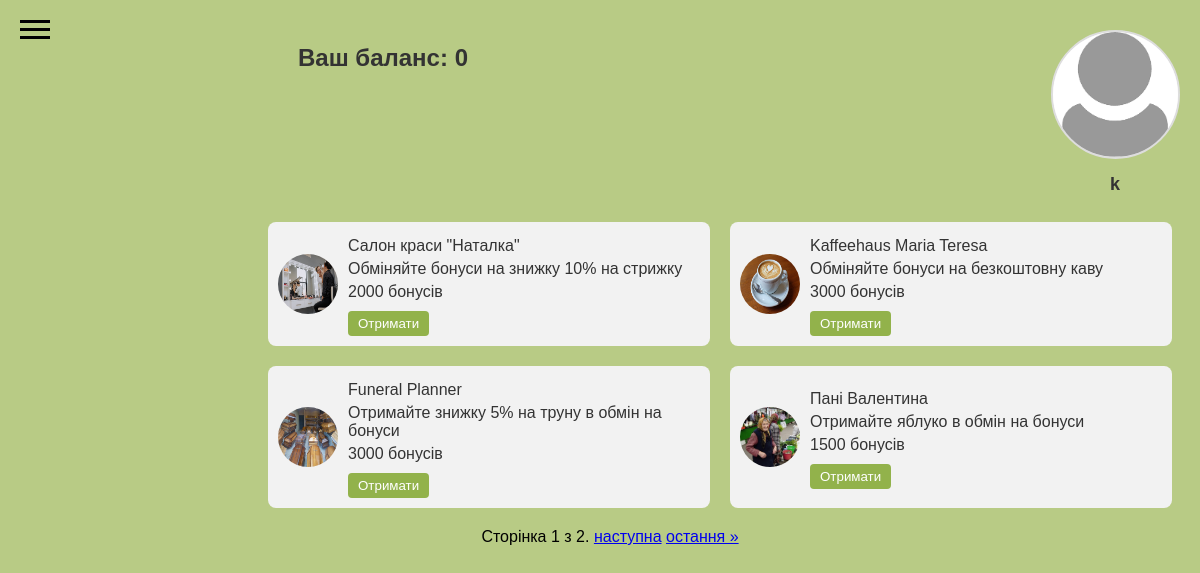
Page /partners/ (signed in) on the committed database.
### profiles/models.py (models this page shows)
class Profile(models.Model):
    user = models.OneToOneField(User, on_delete=models.CASCADE)
    avatar = models.ImageField(upload_to='avatars/', default='avatars/default.png')
    level = models.IntegerField(default=0)
    points_balance = models.IntegerField(default=0)
    completed_tasks_count = models.IntegerField(default=0)

### partners/models.py (models this page shows, shortened)
class PartnerStatus(models.Model):
    user = models.ForeignKey(User, on_delete=models.CASCADE)
    partner = models.ForeignKey(Partner, on_delete=models.CASCADE)
    status = models.CharField(max_length=50, default='not redeemed')
    timestamp = models.DateTimeField(auto_now_add=True)
    promocode = models.CharField(max_length=50, blank=True, null=True)

class Partner(models.Model):
    name = models.CharField(max_length=100)
    description = models.TextField(blank=True, null=True)
    image = models.ImageField(upload_to='partner_images/', blank=True, null=True)
    points_required = models.PositiveIntegerField()

### partners/views.py (the view)
# urls.py: path('', views.partner_list, name='partner_list'),
@login_required
def partner_list(request):
    partners = PartnerStatus.objects.filter(user=request.user)
    paginator = Paginator(partners, 4)
    page_number = request.GET.get('page')
    page_obj = paginator.get_page(page_number)
    return render(request, 'partners/index.html',
                  {'page_obj': page_obj,
                   'user_balance': request.user.profile.points_balance})

### templates/partners/index.html (shortened to what this page needs)
<!DOCTYPE html>
{% load static %}
<html lang="en">
<head>
    <link rel="stylesheet" href= "{% static 'partners/css/pop_up.css' %}">
    <link rel="stylesheet" href="{% static 'partners/css/index.css' %}">
    <link rel="stylesheet" href= "{% static 'sidebar.css' %}">
    <link rel="stylesheet" href= "{% static 'profile_btn.css' %}">
</head>
<body>
    {% include 'sidebar.html' %}
    {% include 'profile_btn.html' %}
    <div class="content">
        <h1>Ваш баланс: {{ user_balance }}</h1>
        <div class="items-grid">
            {% for partner_status in page_obj %}
                <div class="item-card">
                    <img src="{{ partner_status.partner.image.url }}" alt="{{ partner_status.partner.name }}">
                    <div class="item-info">
                        <p class="item-name">{{ partner_status.partner.name }}</p>
                        <p class="item-partner">{{ partner_status.partner.description }}</p>
                        <p class="item-points">{{ partner_status.partner.points_required }} бонусів</p>
                        <form method="post" action="{% url 'redeem' partner_status.id %}">
                            <button type="button"
                            onclick="confirmRedeeming(this.form)"
                            class="buy-btn"
                            {% if partner_status.status == 'redeemed' %}disabled{% endif %}>
                            Отримати
                            </button>
                        </form>
                    </div>
                </div>
            {% endfor %}
        </div>
        <div class="pagination">
            <span class="step-links">
                <span class="current">
                    Сторінка {{ page_obj.number }} з {{ page_obj.paginator.num_pages }}.
                </span>
                {% if page_obj.has_next %}
                    <a href="?page={{ page_obj.next_page_number }}">наступна</a>
                    <a href="?page={{ page_obj.paginator.num_pages }}">остання &raquo;</a>
                {% endif %}
            </span>
        </div>
    </div>
</body>
</html>

### templates/profile_btn.html
{% load static %}
<a href="{% url 'profile' %}">
    <div class="profile-container">
        <div class="profile-icon-container">
            <img src="{% if user.profile.avatar %}{{ user.profile.avatar.url }}{% else %}{% static 'images/default-avatar.png' %}{% endif %}" alt="Profile Icon" class="profile-icon">
        </div>
        <div class="profile-username-container">
            <span class="profile-username">{{ user.username }}</span>
        </div>
    </div>
</a>

### static/partners/css/index.css (style rules this page uses)
* { font-family: Arial, sans-serif; }
body { display: flex; height: 100vh; background-color: #b8cb85; }
.content { flex-grow: 1; margin-left: 20px; padding: 20px; }
.content h1 { font-size: 24px; color: #333; margin-bottom: 20px; margin-left: 250px; }
.items-grid { margin-top: 150px; margin-left: 220px; display: grid; grid-template-columns: repeat(2, 1fr); gap: 20px; }
.item-card { background-color: #f2f2f2; padding: 10px; border-radius: 8px; display: flex; align-items: center; }
.item-card img { width: 60px; height: 60px; border-radius: 50%; margin-right: 10px; }
.item-info { flex-grow: 1; }
.item-name, .item-partner, .item-points { margin: 5px 0; color: #333; }
.more-btn, .buy-btn { padding: 5px 10px; margin: 5px 5px 0 0; border: none; border-radius: 4px; cursor: pointer; }
.buy-btn { background-color: #92b24b; color: white; }
.pagination { margin-top: 20px; text-align: center; }

### static/profile_btn.css (style rules this page uses)
.profile-container { display: flex; flex-direction: column; align-items: center; width: 150px; height: auto; margin-left: auto; margin-right: 0; margin-top: 20px; position: fixed; top: 10px; right: 10px; z-index: 200; }
.profile-icon-container { width: 125px; height: 125px; border-radius: 50%; overflow: hidden; border: 2px solid #ddd; display: flex; justify-content: center; align-items: center; background-color: #f4f4f4; margin-bottom: 10px; }
.profile-icon { width: 100%; height: 100%; object-fit: cover; }
.profile-username-container { margin-top: 5px; text-align: center; }
.profile-username { font-size: 18px; color: #333; font-weight: bold; margin: 0; }

### rows in the picture
PartnerStatus: partner.image (picture), partner.name "Салон краси \"Наталка\"", partner.description "Обміняйте бонуси на знижку 10% на стрижку", partner.points_required "2000"
PartnerStatus: partner.image (picture), partner.name "Kaffeehaus Maria Teresa", partner.description "Обміняйте бонуси на безкоштовну каву", partner.points_required "3000"
PartnerStatus: partner.image (picture), partner.name "Funeral Planner", partner.description "Отримайте знижку 5% на труну в обмін на бонуси", partner.points_required "3000"
PartnerStatus: partner.image (picture), partner.name "Пані Валентина", partner.description "Отримайте яблуко в обмін на бонуси", partner.points_required "1500"

### other values in the picture
{{ user.username }} "k"
{{ user_balance }} "0"
{{ page_obj.number }} "1"
{{ page_obj.paginator.num_pages }} "2"
